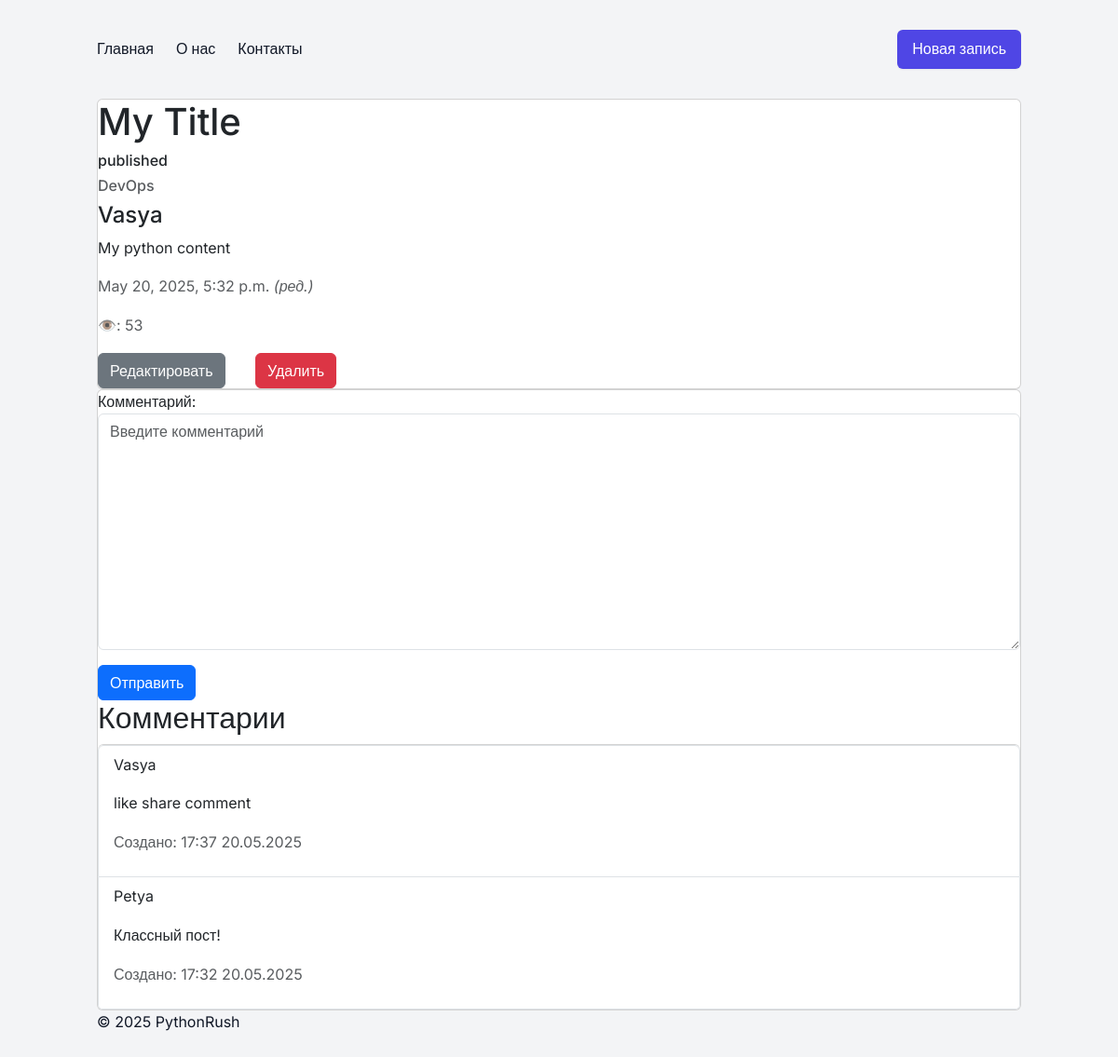
/articles/1/, run on the app's committed database.
### posts/models.py (models this page shows, shortened)
class TimeStampedModel(models.Model):
    created_at = models.DateTimeField(auto_now_add=True)
    updated_at = models.DateTimeField(auto_now=True)
    class Meta:
        abstract = True

class Article(TimeStampedModel):
    STATUS_CHOICES = (
        ('draft', 'Draft'),
        ('published', 'Published'),
        ('archived', 'Archived'),
        ('deleted', 'Deleted'),
    )
    author = models.ForeignKey('Author', on_delete=models.CASCADE,
                               related_name='articles', null=True)
    title = models.CharField(max_length=200)
    tags = models.ManyToManyField('Tag', related_name='articles')
    content = models.TextField(blank=True)
    status = models.CharField(max_length=10, choices=STATUS_CHOICES,
                              default=STATUS_CHOICES[0][0])
    image = models.ImageField(upload_to='images/', null=True)
    views = models.PositiveIntegerField(default=0)
    category = models.ForeignKey('Category', on_delete=models.PROTECT,
                                 null=True)
    objects = models.Manager()
    class Meta:
        ordering = ["-created_at"]
        indexes = [
            models.Index(fields=['-created_at']),
        ]
        verbose_name = "Post"
        verbose_name_plural = "Posts"

class Category(models.Model):
    name = models.CharField(max_length=50)
    class Meta:
        verbose_name_plural = "Categories"

class Author(models.Model):
    name = models.CharField(max_length=50)

class Comment(TimeStampedModel):
    author = models.ForeignKey('Author', on_delete=models.PROTECT,
                               related_name='comments', null=True)
    article = models.ForeignKey(Article,
                                on_delete=models.CASCADE,
                                related_name='comments')
    content = models.TextField()
    class Meta:
        ordering = ["-created_at"]

### posts/views.py (the view)
class ArticleDetailView(DetailView):
    model = Article
    template_name = 'posts/article_detail.html'
    context_object_name = 'article'
    def get_object(self, queryset=None):
        article = super().get_object(queryset)
        article.views += 1
        article.save(update_fields=['views'])
        return article
    def get_context_data(self, **kwargs):
        context = super().get_context_data(**kwargs)
        context['form'] = CommentForm()
        return context

### posts/forms.py
class CommentForm(ModelForm):
    class Meta:
        model = Comment
        fields = ['content']
        widgets = {
            'content': Textarea(attrs={'class': 'form-control',
                                       'placeholder': "Введите комментарий"}),
        }
        labels = {
            'content': 'Комментарий'
        }

### posts/templates/posts/article_detail.html (shortened to what this page needs)
{% extends "posts/base.html" %}
{% block content %}
<div class="card">
    <h1>{{ article.title }}</h1>
    <h6>{{ article.status }}</h6>
    <h6 class="text-muted">{{ article.category.name }}</h6>
    <h4>{{ article.author.name }}</h4>
    <p>{{ article.content }}</p>
    {% if article.created_at != article.updated_at %}
    <p class="text-muted">{{ article.updated_at}} <i>(ред.)</i></p>
    {% else %}
    <p class="text-muted">{{ article.created_at }}</p>
    {% endif %}
    <p class="text-muted">👁️: {{ article.views }}</p>
    <div class="row">
        <div class="col-2">
            <a href="{% url 'article_edit' article.pk %}"
               class="btn btn-secondary">Редактировать</a>
        </div>
        <div class="col-1">
            <a href="{% url 'article_delete' article.pk %}"
               class="btn btn-danger">Удалить</a>
        </div>
    </div>
</div>
<div class="card">
    {% include "posts/comment_form.html" %}
    <h2>Комментарии</h2>
    <ul class="list-group">
        {% for comment in article.comments.all %}
        <li class="list-group-item">
            <p>{{ comment.author.name }}</p>
            <p>{{ comment.content }}</p>
            <p class="text-muted">Создано: {{ comment.created_at|date:"H:i d.m.Y" }}</p>
        </li>
        {% endfor %}
    </ul>
</div>
{% endblock %}

### posts/templates/posts/base.html (shortened to what this page needs)
{% load static %}
<!DOCTYPE html>
<html lang="ru">
<head>
    <link href="https://cdn.jsdelivr.net/npm/bootstrap@5.3.5/dist/css/bootstrap.min.css"
          rel="stylesheet"
>
    <link rel="stylesheet" href="{% static 'css/styles.css' %}">
</head>
<body>
<div class="container">
    {% include 'posts/nav.html' %}
    {% block content %}{% endblock %}
    <footer>
        &copy; 2025 PythonRush
    </footer>
</div>
</body>
</html>

### posts/templates/posts/nav.html
<nav>
    <div class="nav-links">
        <a href="{%  url 'article_list' %}">Главная</a>
        <a href="{% url 'about' %}">О нас</a>
        <a href="{% url 'contacts' %}">Контакты</a>
    </div>
    <a href="{% url 'article_create' %}" class="btn-primary">Новая запись</a>
</nav>

### posts/templates/posts/comment_form.html (shortened to what this page needs)
<form class="form" method="post" action="{% url 'comment_create' article.pk %}">
    <div class="form-group">
        {{ form.as_p }}
        <input class="btn btn-primary" type="submit" value="Отправить">
    </div>
</form>

### static/css/styles.css (style rules this page uses)
:root { --color-bg: #f3f4f6; --color-card: #ffffff; --color-primary: #4f46e5; --color-primary-dark: #4338ca; --color-secondary: #6b7280; --color-danger: #e11d48; --color-text: #111827; --color-muted: #6b7280; --radius: 0.375rem; --shadow-light: 0 1px 2px rgba(0,0,0,0.05); --shadow-medium: 0 4px 6px rgba(0,0,0,0.1); }
* { margin: 0; padding: 0; box-sizing: border-box; }
body { font-family: 'Inter', sans-serif; background-color: var(--color-bg); color: var(--color-text); line-height: 1.6; }
.container { max-width: 1024px; margin: 2rem auto; padding: 0 1rem; }
nav { display: flex; align-items: center; justify-content: space-between; margin-bottom: 2rem; }
nav .nav-links { display: flex; gap: 1.5rem; }
nav a { text-decoration: none; color: var(--color-text); font-weight: 500; transition: color .2s; }
nav .btn-primary { background-color: var(--color-primary); color: #fff; border: none; border-radius: var(--radius); padding: .5rem 1rem; box-shadow: var(--shadow-light); transition: background-color .2s, box-shadow .2s; }

### data on the page
Article: title "My Title", status "published", category.name "DevOps", author.name "Vasya", content "My python content", updated_at "May 20, 2025, 5:32 p.m.", views "53"
Comment: author.name "Vasya", content "like share comment", created_at "17:37 20.05.2025"
Comment: author.name "Petya", content "Классный пост!", created_at "17:32 20.05.2025"
